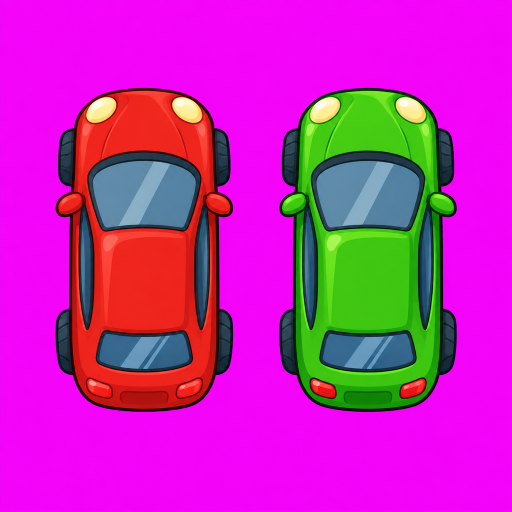
#> input picture output/imagegen/cars-source.png, 1024 x 1024 px (shown at 1/2 size)
$ python prepare_car_sprites.py
#> lines starting #> are read from the running program, lines starting #| are printed output that depends on the picture
"""Extract the AI car artwork, then make registered four-frame driving loops.

Run with Pillow: python Tools/prepare_car_sprites.py
The generated source and exact generation prompt live in output/imagegen.
No API credentials are used or stored by this post-processing script.
"""
from pathlib import Path
from PIL import Image, ImageDraw

ROOT = Path(__file__).resolve().parents[1]
OUTPUT = ROOT / "output/imagegen"
ASSETS = ROOT / "Assets/Images/Cars"


def extract(image):
    image = image.convert("RGBA")
    pixels = image.load()
    for y in range(image.height):
        for x in range(image.width):
            r, g, b, a = pixels[x, y]
            # Magenta screen, including antialiased edge pixels. Despill the rim.
            spill = min(r, b) - g
            if spill > 90 and r > 150 and b > 150:
                pixels[x, y] = (0, 0, 0, 0)
            elif spill > 45:
                pixels[x, y] = (min(r, g + 35), g, min(b, g + 35), a)
    bbox = image.getbbox()
    if bbox is None:
        raise ValueError("No car found in source image")
    return image.crop(bbox)


def make_frames(car):
    car.thumbnail((82, 108), Image.Resampling.LANCZOS)
    frames = []
    for phase in range(4):
        # Subtle suspension compression, using the same artwork to prevent AI frame drift.
        compression = (0, 1, 0, -1)[phase]
        body = car.resize((car.width, car.height + compression), Image.Resampling.LANCZOS)
        px = body.load()
        for y in range(body.height):
            for x in range(body.width):
                r, g, b, a = px[x, y]
                # Only dark outer tire rubber receives the scrolling tread highlight.
                if a > 220 and (x < body.width * 0.19 or x > body.width * 0.81) and max(r, g, b) < 85:
                    if (y + phase * 2) % 8 < 2:
                        px[x, y] = (min(110, r + 23), min(110, g + 25), min(110, b + 27), a)
        frame = Image.new("RGBA", (128, 128))
        frame.alpha_composite(body, ((128 - body.width) // 2, (128 - body.height) // 2))
        frames.append(frame)
    return frames


def main():
    ASSETS.mkdir(parents=True, exist_ok=True)
    source = Image.open(OUTPUT / "cars-source.png")
#> source is the input picture: PIL image 1024x1024 RGB; mean R, G, B 193.6, 40.5, 177.3
    sheet = Image.new("RGBA", (512, 256))
#> sheet: PIL image 512x256 RGBA; every value is 0
    sequences = []
    for row, color in enumerate(("red", "green")):
        half = source.crop((row * source.width // 2, 0, (row + 1) * source.width // 2, source.height))
        frames = make_frames(extract(half))
        sequences.append(frames)
        for i, frame in enumerate(frames):
            assert frame.getbbox() and frame.getpixel((0, 0))[3] == 0
            frame.save(ASSETS / f"car_{color}_{i:02}.png")
            sheet.alpha_composite(frame, (128 * i, 128 * row))
        assert len({f.tobytes() for f in frames}) == 4
#> this loop made 2 passes
#> bbox in extract on passes 1 to 2: (111, 176, 466, 824), (47, 176, 402, 824)
#> pass 1, in main, `half = source.crop((row * source.width // 2, 0, (row + 1) * source.wid..`:
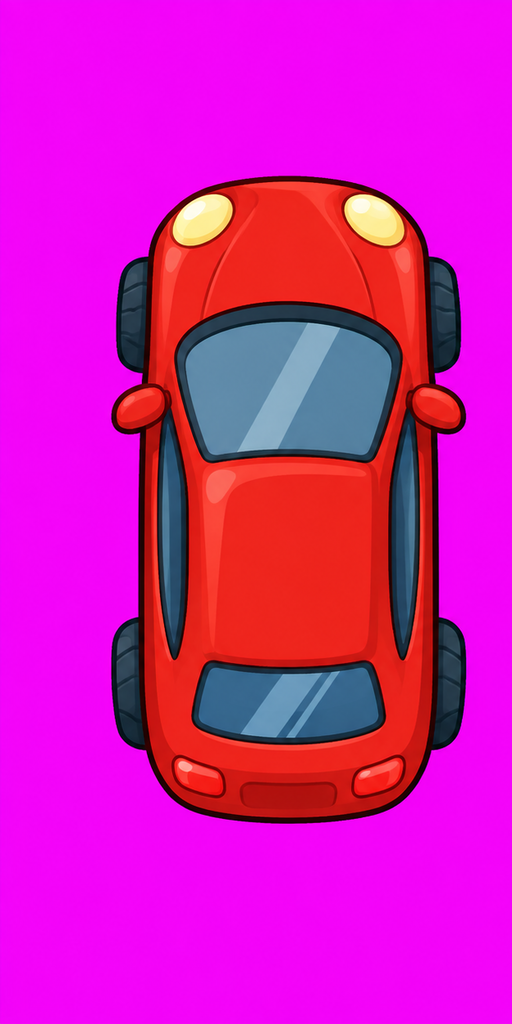
#> half: PIL image 512x1024 RGB; mean R, G, B 211.5, 24.2, 178.3
#> pass 1, in main, `frame.save(ASSETS / f"car_{color}_{i:02}.png")`:
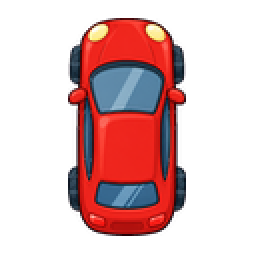
#> saved as car_red_01.png: PIL image 128x128 RGBA (shown 2 times larger); mean R, G, B, A 53.5, 19.7, 20.8, 85.4; transparent parts drawn white
#> after the loop:
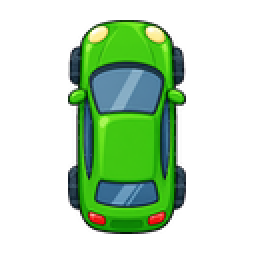
#> frame: PIL image 128x128 RGBA (shown 2 times larger); mean R, G, B, A 20.8, 48.1, 18.5, 83.8; transparent parts drawn white
#> after the loop:
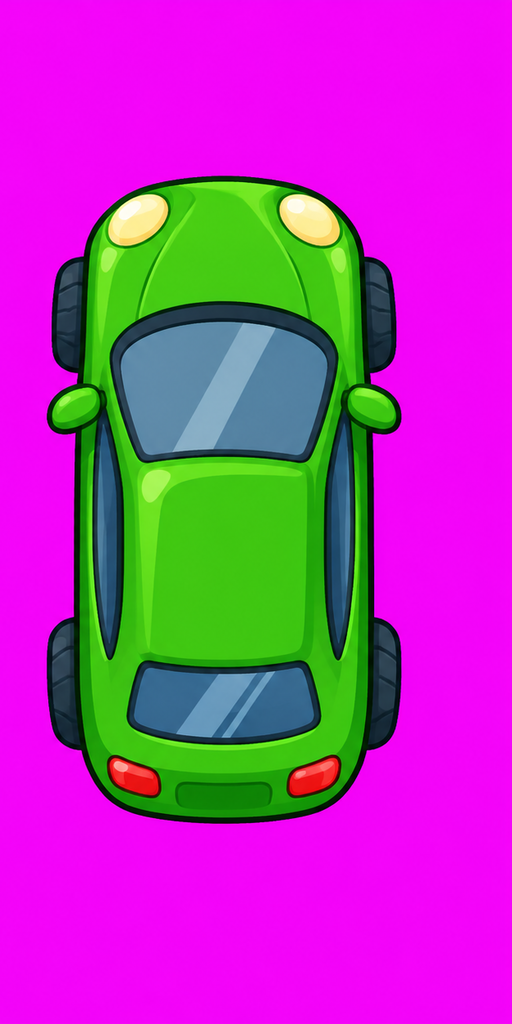
#> half: PIL image 512x1024 RGB; mean R, G, B 175.6, 56.8, 176.2
#> after the loop:
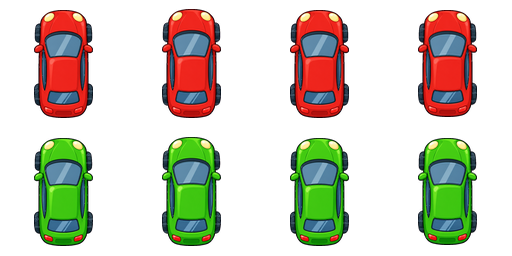
#> sheet: PIL image 512x256 RGBA; mean R, G, B, A 37, 34, 19.6, 84.6; transparent parts drawn white
#> after the loop, sequences = 2 items
    sheet.save(OUTPUT / "cars-spritesheet.png")
    previews = []
    for i in range(4):
        preview = Image.new("RGB", (512, 320), "#dce6ca")
        draw = ImageDraw.Draw(preview)
        for col, (label, frames) in enumerate(zip(("RED", "GREEN"), sequences)):
            frame = frames[i].resize((256, 256), Image.Resampling.NEAREST)
            preview.paste(frame, (col * 256, 18), frame)
            draw.text((col * 256 + 108, 284), label, fill="#314934")
        previews.append(preview)
#> frame: PIL image 256x256 RGBA
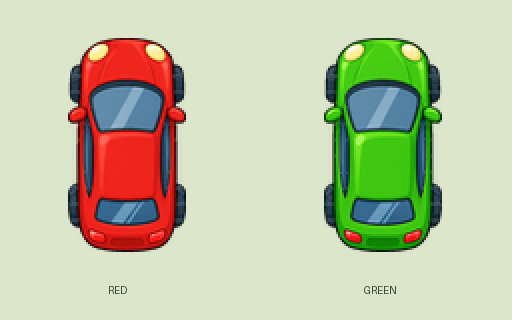
#> preview: PIL image 512x320 RGB; mean R, G, B 191, 196.2, 164
#> after the loop, previews = 4 items
    previews[0].save(OUTPUT / "cars-preview.png")
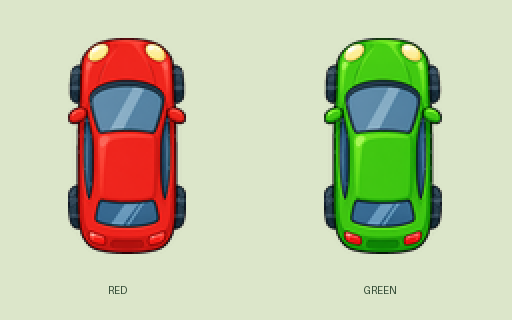
#> saved as cars-preview.png: PIL image 512x320 RGB; mean R, G, B 190.7, 195.8, 163.6
    previews[0].save(OUTPUT / "cars-driving.gif", save_all=True, append_images=previews[1:], duration=50, loop=0)
    print("PASS: 8 distinct 128x128 RGBA frames with transparent margins; sprite sheet and animated preview saved.")


if __name__ == "__main__":
    main()
